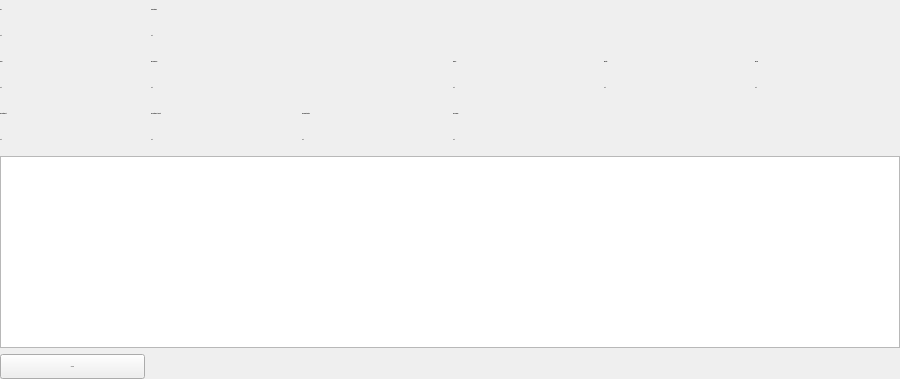
                 <widget class="QWidget" name="pageDetailLVKenn">
                  <layout class="QGridLayout" name="gridLayout_27">
                   <property name="leftMargin">
                    <number>0</number>
                   </property>
                   <property name="topMargin">
                    <number>0</number>
                   </property>
                   <property name="rightMargin">
                    <number>0</number>
                   </property>
                   <property name="bottomMargin">
                    <number>0</number>
                   </property>
                   <item row="0" column="0">
                    <layout class="QGridLayout" name="gridLayout_26">
                     <item row="2" column="5">
                      <widget class="QLabel" name="lblLabel10_27">
                       <property name="minimumSize">
                        <size>
                         <width>145</width>
                         <height>20</height>
                        </size>
                       </property>
                       <property name="maximumSize">
                        <size>
                         <width>16777215</width>
                         <height>20</height>
                        </size>
                       </property>
                       <property name="font">
                        <font>
                         <family>segoe ui</family>
                         <pointsize>-1</pointsize>
                         <weight>75</weight>
                         <bold>true</bold>
                        </font>
                       </property>
                       <property name="text">
                        <string>Bezug:</string>
                       </property>
                      </widget>
                     </item>
                     <item row="3" column="0">
                      <widget class="QLabel" name="lblKennDetailLVCode">
                       <property name="minimumSize">
                        <size>
                         <width>145</width>
                         <height>20</height>
                        </size>
                       </property>
                       <property name="maximumSize">
                        <size>
                         <width>16777215</width>
                         <height>20</height>
                        </size>
                       </property>
                       <property name="font">
                        <font>
                         <family>segoe ui</family>
                         <pointsize>-1</pointsize>
                         <weight>50</weight>
                         <bold>false</bold>
                        </font>
                       </property>
                       <property name="text">
                        <string>Text</string>
                       </property>
                      </widget>
                     </item>
                     <item row="5" column="1">
                      <widget class="QLabel" name="lblKennDetailLVKW3Best">
                       <property name="minimumSize">
                        <size>
                         <width>145</width>
                         <height>20</height>
                        </size>
                       </property>
                       <property name="maximumSize">
                        <size>
                         <width>16777215</width>
                         <height>20</height>
                        </size>
                       </property>
                       <property name="font">
                        <font>
                         <family>segoe ui</family>
                         <pointsize>-1</pointsize>
                         <weight>50</weight>
                         <bold>false</bold>
                        </font>
                       </property>
                       <property name="text">
                        <string>Text</string>
                       </property>
                      </widget>
                     </item>
                     <item row="1" column="1" colspan="5">
                      <widget class="QLabel" name="lblKennDetailLVProjektname">
                       <property name="minimumSize">
                        <size>
                         <width>145</width>
                         <height>20</height>
                        </size>
                       </property>
                       <property name="maximumSize">
                        <size>
                         <width>16777215</width>
                         <height>20</height>
                        </size>
                       </property>
                       <property name="font">
                        <font>
                         <family>segoe ui</family>
                         <pointsize>-1</pointsize>
                         <weight>50</weight>
                         <bold>false</bold>
                        </font>
                       </property>
                       <property name="text">
                        <string>Text</string>
                       </property>
                      </widget>
                     </item>
                     <item row="3" column="4">
                      <widget class="QLabel" name="lblKennDetailLVEinheit">
                       <property name="minimumSize">
                        <size>
                         <width>145</width>
                         <height>20</height>
                        </size>
                       </property>
                       <property name="maximumSize">
                        <size>
                         <width>16777215</width>
                         <height>20</height>
                        </size>
                       </property>
                       <property name="font">
                        <font>
                         <family>segoe ui</family>
                         <pointsize>-1</pointsize>
                         <weight>50</weight>
                         <bold>false</bold>
                        </font>
                       </property>
                       <property name="text">
                        <string>Text</string>
                       </property>
                      </widget>
                     </item>
                     <item row="6" column="0" colspan="6">
                      <widget class="QTableView" name="grdViewDetailLVKenn">
                       <property name="maximumSize">
                        <size>
                         <width>16777215</width>
                         <height>16777215</height>
                        </size>
                       </property>
                       <property name="contextMenuPolicy">
                        <enum>Qt::CustomContextMenu</enum>
                       </property>
                       <property name="selectionBehavior">
                        <enum>QAbstractItemView::SelectRows</enum>
                       </property>
                       <property name="sortingEnabled">
                        <bool>true</bool>
                       </property>
                       <attribute name="verticalHeaderVisible">
                        <bool>false</bool>
                       </attribute>
                      </widget>
                     </item>
                     <item row="5" column="0">
                      <widget class="QLabel" name="lblKennDetailLVKWMW">
                       <property name="minimumSize">
                        <size>
                         <width>145</width>
                         <height>20</height>
                        </size>
                       </property>
                       <property name="maximumSize">
                        <size>
                         <width>16777215</width>
                         <height>20</height>
                        </size>
                       </property>
                       <property name="font">
                        <font>
                         <family>segoe ui</family>
                         <pointsize>-1</pointsize>
                         <weight>50</weight>
                         <bold>false</bold>
                        </font>
                       </property>
                       <property name="text">
                        <string>Text</string>
                       </property>
                      </widget>
                     </item>
                     <item row="5" column="3">
                      <widget class="QLabel" name="lblKennDetailLVKWMedian">
                       <property name="minimumSize">
                        <size>
                         <width>145</width>
                         <height>20</height>
                        </size>
                       </property>
                       <property name="maximumSize">
                        <size>
                         <width>16777215</width>
                         <height>20</height>
                        </size>
                       </property>
                       <property name="font">
                        <font>
                         <family>segoe ui</family>
                         <pointsize>-1</pointsize>
                         <weight>50</weight>
                         <bold>false</bold>
                        </font>
                       </property>
                       <property name="text">
                        <string>Text</string>
                       </property>
                      </widget>
                     </item>
                     <item row="3" column="1" colspan="2">
                      <widget class="QLabel" name="lblKennDetailLVBezeichnung">
                       <property name="minimumSize">
                        <size>
                         <width>145</width>
                         <height>20</height>
                        </size>
                       </property>
                       <property name="maximumSize">
                        <size>
                         <width>16777215</width>
                         <height>20</height>
                        </size>
                       </property>
                       <property name="font">
                        <font>
                         <family>segoe ui</family>
                         <pointsize>-1</pointsize>
                         <weight>50</weight>
                         <bold>false</bold>
                        </font>
                       </property>
                       <property name="text">
                        <string>Text</string>
                       </property>
                      </widget>
                     </item>
                     <item row="2" column="4">
                      <widget class="QLabel" name="lblLabel10_23">
                       <property name="minimumSize">
                        <size>
                         <width>145</width>
                         <height>20</height>
                        </size>
                       </property>
                       <property name="maximumSize">
                        <size>
                         <width>145</width>
                         <height>20</height>
                        </size>
                       </property>
                       <property name="font">
                        <font>
                         <family>segoe ui</family>
                         <pointsize>-1</pointsize>
                         <weight>75</weight>
                         <bold>true</bold>
                        </font>
                       </property>
                       <property name="text">
                        <string>Einheit:</string>
                       </property>
                      </widget>
                     </item>
                     <item row="7" column="0">
                      <widget class="QPushButton" name="cmdKennDetailLVBack">
                       <property name="minimumSize">
                        <size>
                         <width>145</width>
                         <height>25</height>
                        </size>
                       </property>
                       <property name="maximumSize">
                        <size>
                         <width>145</width>
                         <height>25</height>
                        </size>
                       </property>
                       <property name="font">
                        <font>
                         <family>segoe ui</family>
                         <pointsize>-1</pointsize>
                         <weight>50</weight>
                         <bold>false</bold>
                        </font>
                       </property>
                       <property name="styleSheet">
                        <string notr="true"/>
                       </property>
                       <property name="text">
                        <string>Zurück</string>
                       </property>
                      </widget>
                     </item>
                     <item row="2" column="1" colspan="2">
                      <widget class="QLabel" name="lblLabel10_29">
                       <property name="minimumSize">
                        <size>
                         <width>145</width>
                         <height>20</height>
                        </size>
                       </property>
                       <property name="maximumSize">
                        <size>
                         <width>290</width>
                         <height>20</height>
                        </size>
                       </property>
                       <property name="font">
                        <font>
                         <family>segoe ui</family>
                         <pointsize>-1</pointsize>
                         <weight>75</weight>
                         <bold>true</bold>
                        </font>
                       </property>
                       <property name="text">
                        <string>Bezeichnung:</string>
                       </property>
                      </widget>
                     </item>
                     <item row="2" column="0">
                      <widget class="QLabel" name="lblLabel10_19">
                       <property name="minimumSize">
                        <size>
                         <width>145</width>
                         <height>20</height>
                        </size>
                       </property>
                       <property name="maximumSize">
                        <size>
                         <width>16777215</width>
                         <height>20</height>
                        </size>
                       </property>
                       <property name="font">
                        <font>
                         <family>segoe ui</family>
                         <pointsize>-1</pointsize>
                         <weight>75</weight>
                         <bold>true</bold>
                        </font>
                       </property>
                       <property name="text">
                        <string>Code:</string>
                       </property>
                      </widget>
                     </item>
                     <item row="3" column="3">
                      <widget class="QLabel" name="lblKennDetailLVEinheit_2">
                       <property name="minimumSize">
                        <size>
                         <width>145</width>
                         <height>20</height>
                        </size>
                       </property>
                       <property name="maximumSize">
                        <size>
                         <width>16777215</width>
                         <height>20</height>
                        </size>
                       </property>
                       <property name="font">
                        <font>
                         <family>segoe ui</family>
                         <pointsize>-1</pointsize>
                         <weight>50</weight>
                         <bold>false</bold>
                        </font>
                       </property>
                       <property name="text">
                        <string>Text</string>
                       </property>
                      </widget>
                     </item>
                     <item row="4" column="3">
                      <widget class="QLabel" name="lblLabel10_30">
                       <property name="minimumSize">
                        <size>
                         <width>145</width>
                         <height>20</height>
                        </size>
                       </property>
                       <property name="maximumSize">
                        <size>
                         <width>145</width>
                         <height>20</height>
                        </size>
                       </property>
                       <property name="font">
                        <font>
                         <family>segoe ui</family>
                         <pointsize>-1</pointsize>
                         <weight>75</weight>
                         <bold>true</bold>
                        </font>
                       </property>
                       <property name="text">
                        <string>KW Median:</string>
                       </property>
                      </widget>
                     </item>
                     <item row="5" column="2">
                      <widget class="QLabel" name="lblKennDetailLVKWBilligst">
                       <property name="minimumSize">
                        <size>
                         <width>145</width>
                         <height>20</height>
                        </size>
                       </property>
                       <property name="maximumSize">
                        <size>
                         <width>16777215</width>
                         <height>20</height>
                        </size>
                       </property>
                       <property name="font">
                        <font>
                         <family>segoe ui</family>
                         <pointsize>-1</pointsize>
                         <weight>50</weight>
                         <bold>false</bold>
                        </font>
                       </property>
                       <property name="text">
                        <string>Text</string>
                       </property>
                      </widget>
                     </item>
                     <item row="1" column="0">
                      <widget class="QLabel" name="lblKennDetailLVGZ">
                       <property name="minimumSize">
                        <size>
                         <width>145</width>
                         <height>20</height>
                        </size>
                       </property>
                       <property name="maximumSize">
                        <size>
                         <width>145</width>
                         <height>20</height>
                        </size>
                       </property>
                       <property name="font">
                        <font>
                         <family>segoe ui</family>
                         <pointsize>-1</pointsize>
                         <weight>50</weight>
                         <bold>false</bold>
                        </font>
                       </property>
                       <property name="text">
                        <string>Text</string>
                       </property>
                      </widget>
                     </item>
                     <item row="3" column="5">
                      <widget class="QLabel" name="lblKennDetailLVBezug">
                       <property name="minimumSize">
                        <size>
                         <width>145</width>
                         <height>20</height>
                        </size>
                       </property>
                       <property name="maximumSize">
                        <size>
                         <width>16777215</width>
                         <height>20</height>
                        </size>
                       </property>
                       <property name="font">
                        <font>
                         <family>segoe ui</family>
                         <pointsize>-1</pointsize>
                         <weight>50</weight>
                         <bold>false</bold>
                        </font>
                       </property>
                       <property name="text">
                        <string>Text</string>
                       </property>
                      </widget>
                     </item>
                     <item row="2" column="3">
                      <widget class="QLabel" name="lblLabel10_31">
                       <property name="minimumSize">
                        <size>
                         <width>145</width>
                         <height>20</height>
                        </size>
                       </property>
                       <property name="maximumSize">
                        <size>
                         <width>145</width>
                         <height>20</height>
                        </size>
                       </property>
                       <property name="font">
                        <font>
                         <family>segoe ui</family>
                         <pointsize>-1</pointsize>
                         <weight>75</weight>
                         <bold>true</bold>
                        </font>
                       </property>
                       <property name="text">
                        <string>Menge:</string>
                       </property>
                      </widget>
                     </item>
                     <item row="4" column="1">
                      <widget class="QLabel" name="lblLabel10_32">
                       <property name="minimumSize">
                        <size>
                         <width>145</width>
                         <height>20</height>
                        </size>
                       </property>
                       <property name="maximumSize">
                        <size>
                         <width>145</width>
                         <height>20</height>
                        </size>
                       </property>
                       <property name="font">
                        <font>
                         <family>segoe ui</family>
                         <pointsize>-1</pointsize>
                         <weight>75</weight>
                         <bold>true</bold>
                        </font>
                       </property>
                       <property name="text">
                        <string>KW Mittelwert 3 Best:</string>
                       </property>
                      </widget>
                     </item>
                     <item row="0" column="0">
                      <widget class="QLabel" name="lblLabel10_14">
                       <property name="minimumSize">
                        <size>
                         <width>145</width>
                         <height>20</height>
                        </size>
                       </property>
                       <property name="maximumSize">
                        <size>
                         <width>145</width>
                         <height>20</height>
                        </size>
                       </property>
                       <property name="font">
                        <font>
                         <family>segoe ui</family>
                         <pointsize>-1</pointsize>
                         <weight>75</weight>
                         <bold>true</bold>
                        </font>
                       </property>
                       <property name="text">
                        <string>GZ:</string>
                       </property>
                      </widget>
                     </item>
                     <item row="4" column="0">
                      <widget class="QLabel" name="lblLabel10_33">
                       <property name="minimumSize">
                        <size>
                         <width>145</width>
                         <height>20</height>
                        </size>
                       </property>
                       <property name="maximumSize">
                        <size>
                         <width>145</width>
                         <height>20</height>
                        </size>
                       </property>
                       <property name="font">
                        <font>
                         <family>segoe ui</family>
                         <pointsize>-1</pointsize>
                         <weight>75</weight>
                         <bold>true</bold>
                        </font>
                       </property>
                       <property name="text">
                        <string>KW Mittelwert:</string>
                       </property>
                      </widget>
                     </item>
                     <item row="0" column="1" colspan="5">
                      <widget class="QLabel" name="lblLabel10_34">
                       <property name="minimumSize">
                        <size>
                         <width>145</width>
                         <height>20</height>
                        </size>
                       </property>
                       <property name="maximumSize">
                        <size>
                         <width>16777215</width>
                         <height>20</height>
                        </size>
                       </property>
                       <property name="font">
                        <font>
                         <family>segoe ui</family>
                         <pointsize>-1</pointsize>
                         <weight>75</weight>
                         <bold>true</bold>
                        </font>
                       </property>
                       <property name="text">
                        <string>Projektname:</string>
                       </property>
                      </widget>
                     </item>
                     <item row="4" column="2">
                      <widget class="QLabel" name="lblLabel10_35">
                       <property name="minimumSize">
                        <size>
                         <width>145</width>
                         <height>20</height>
                        </size>
                       </property>
                       <property name="maximumSize">
                        <size>
                         <width>145</width>
                         <height>20</height>
                        </size>
                       </property>
                       <property name="font">
                        <font>
                         <family>segoe ui</family>
                         <pointsize>-1</pointsize>
                         <weight>75</weight>
                         <bold>true</bold>
                        </font>
                       </property>
                       <property name="text">
                        <string>KW Billigstbieter:</string>
                       </property>
                      </widget>
                     </item>
                    </layout>
                   </item>
                  </layout>
                 </widget>
